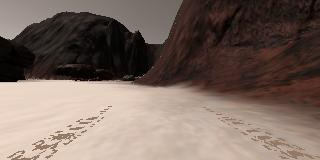
#> input picture warp_perspect/angle-example.jpg, 320 x 160 px
$ python warp_perspect.py   (older library calls are emulated)
#> lines starting #> are read from the running program, lines starting #| are printed output that depends on the picture; after the words box and inside, x2 and y2 are one past the last pixel; in counts of white or black regions, pixels touching at a corner belong together
import matplotlib.pyplot as plt
import numpy as np
import cv2
import math
from matplotlib.patches import Arc
import glob
import pandas as pd


# Read in the sample image
image1 = cv2.imread('angle-example.jpg')
#> image1 is the input picture: shape (160, 320, 3); mean B, G, R 96.2, 104.9, 121.3
image = cv2.imread('angle-example.jpg')
path='IMG/*'
img_list=glob.glob(path)
idx=np.random.randint(0,len(img_list)-1)
#image = cv2.imread(image,cv2.IMREAD_GRAYSCALE)

# Rover yaw values will come as floats from 0 to 360
# Generate a random value in this range
rover_yaw = np.random.random(1)*360

# Generate a random rover position in world coords
# Position values will range from 20 to 180 to
# avoid the edges in a 200 x 200 pixel world
rover_xpos = np.random.random(1)*160 + 20
 #rover_ypos=190
rover_ypos = np.random.random(1)*160 + 20
 #rover_ypos=190

# Note: Since we've chosen random numbers for yaw and position,
# multiple run of the code will result in different outputs each time.


def perspect_transform(img, src, dst):
    M = cv2.getPerspectiveTransform(src, dst)
    warped = cv2.warpPerspective(img, M, (img.shape[1], img.shape[0]))
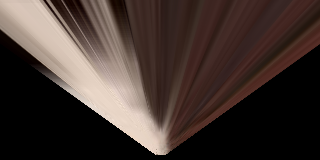
#> warped: shape (160, 320, 3); mean B, G, R 47.5, 52.5, 65.6
    return warped
'''
def color_thresh(warped,thresh,maxval):
    ret,thresh1 = cv2.threshold(warped,thresh,maxval,cv2.THRESH_BINARY)
    return thresh1
'''
def color_thresh(img, rgb_thresh=(160, 160, 160)):
    # Create an array of zeros same xy size as img, but single channel
#> called with rgb_thresh = (160, 160, 160)
    color_select = np.zeros_like(img[:,:,0])
    # Require that each pixel be above all three threshold values in RGB
    # above_thresh will now contain a boolean array with "True"
    # where threshold was met
    above_thresh = (img[:,:,0] > rgb_thresh[0]) \
                & (img[:,:,1] > rgb_thresh[1]) \
                & (img[:,:,2] > rgb_thresh[2])
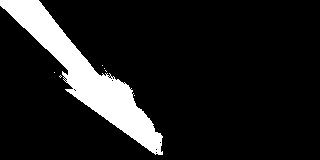
#> above_thresh: shape (160, 320) bool; 11.7% white; 7 white regions (6 under 20 px), largest, box (x1, y1, x2, y2) and area: (0, 0, 163, 155) 5976
    # Index the array of zeros with the boolean array and set to 1
    color_select[above_thresh] = 1
    # Return the binary image
    return color_select

def rover_cord(binaryimage):
    ypos, xpos = binaryimage.nonzero()
#> ypos = 5986 values from 0 to 154; xpos = 5986 values, max 162 at index 5652, min 0 at index 0, mean 86.14
    x_pixel=abs(ypos-binaryimage.shape[0]).astype(np.float)
#> x_pixel = 5986 values, max 160 at index 0, min 6 at index 5980, mean 84.91
    y_pixel=(-xpos+binaryimage.shape[0]).astype(np.float)
#> y_pixel = 5986 values, max 160 at index 0, min -2 at index 5652, mean 73.86
    return x_pixel,y_pixel


# Define a function to apply a rotation to pixel positions
def rotate_pix(xpix, ypix, yaw):
    # TODO:
    # Convert yaw to radians
    yaw_rad=yaw*math.pi/180
    # Apply a rotation
    x_trans=math.cos(yaw_rad)*xpix-math.sin(yaw_rad)*ypix
    y_trans=math.sin(yaw_rad)*xpix+math.cos(yaw_rad)*ypix
    # Return the result
    return x_trans,y_trans

# Define a function to perform a translation
def translate_pix(xpix_rot, ypix_rot, xpos, ypos, scale):
    # TODO:
    # Apply a scaling and a translation
    x_rot=xpix_rot/scale+xpos
    y_rot=ypix_rot/scale+ypos
    # Return the result
    return x_rot,y_rot

def pix_to_world(xpix, ypix, xpos, ypos, yaw, world_size, scale):
    # Apply rotation
    xpix_rot, ypix_rot = rotate_pix(xpix, ypix, yaw)
    # Apply translation
    xpix_tran, ypix_tran = translate_pix(xpix_rot, ypix_rot, xpos, ypos, scale)
    # Clip to world_size
    x_pix_world = np.clip(np.int_(xpix_tran), 0, world_size - 1)
    y_pix_world = np.clip(np.int_(ypix_tran), 0, world_size - 1)
    # Return the result
    return x_pix_world, y_pix_world

def to_polar_coords(xpix, ypix):
    distance=math.sqrt(xpix**2+ypix**2)
    angle=math.atan2(ypix,xpix)
    return distance, angle

source = np.float32([[14, 140], [301 ,140],[200, 96], [118, 96]])
destination = np.float32([[ 155 , 154],
                         [ 165 , 154],
                         [ 165 , 144],
                         [ 155 , 144]]
)


world_map=np.zeros([200,200])
warped = perspect_transform(image, source, destination)
thresh1 = color_thresh(warped,rgb_thresh=(160, 160, 160))
x_pixel,y_pixel=rover_cord(thresh1)
y=np.mean(y_pixel)
#> y = 73.86
x=np.mean(x_pixel)
#> x = 84.91
alpha=math.atan2(y,x)
#> alpha = 0.716
#Display the direction angle of the robot
arrow_length ,angle = to_polar_coords(x,y)
#> in to_polar_coords, `distance=math.sqrt(xpix**2+ypix**2)`: distance = 112.5
#> in to_polar_coords, `angle=math.atan2(ypix,xpix)`: angle = 0.716
#> arrow_length = 112.5; angle = 0.716
#steering =np.clip(angle,-math.pi/4,math.pi/4)
angle_degree=angle*180/math.pi
#> angle_degree = 41.02
xmap,ymap=pix_to_world(x_pixel,y_pixel, rover_xpos, rover_ypos, rover_yaw, world_map.shape[0], 10)
#> in rotate_pix, `x_trans=math.cos(yaw_rad)*xpix-math.sin(yaw_rad)*ypix`: x_trans = 5986 values, max -2.25 at index 5980, min -66.34 at index 38, mean -30.18
#> in rotate_pix, `y_trans=math.sin(yaw_rad)*xpix+math.cos(yaw_rad)*ypix`: y_trans = 5986 values, max -1.64 at index 5985, min -221.7 at index 0, mean -108.4
#> in pix_to_world, `xpix_rot, ypix_rot = rotate_pix(xpix, ypix, yaw)`: xpix_rot has the same summary as x_trans in rotate_pix; ypix_rot has the same summary as y_trans in rotate_pix
#> in translate_pix, `x_rot=xpix_rot/scale+xpos`: x_rot = 5986 values, max 154.9 at index 5980, min 148.4 at index 38, mean 152.1
#> in translate_pix, `y_rot=ypix_rot/scale+ypos`: y_rot = 5986 values, max 157.1 at index 5985, min 135.1 at index 0, mean 146.4
#> in pix_to_world, `xpix_tran, ypix_tran = translate_pix(xpix_rot, ypix_rot, xpos, ypos, s..`: xpix_tran has the same summary as x_rot in translate_pix; ypix_tran has the same summary as y_rot in translate_pix
#> in pix_to_world, `x_pix_world = np.clip(np.int_(xpix_tran), 0, world_size - 1)`: x_pix_world = 5986 values, max 154 at index 3381, min 148 at index 28, mean 151.6
#> in pix_to_world, `y_pix_world = np.clip(np.int_(ypix_tran), 0, world_size - 1)`: y_pix_world = 5986 values, max 157 at index 5979, min 135 at index 0, mean 145.9
#> xmap has the same summary as x_pix_world in pix_to_world; ymap has the same summary as y_pix_world in pix_to_world


# Draw Source and destination points on images (in blue) before plotting
cv2.polylines(image, np.int32([source]), True, (0, 0, 255), 3)
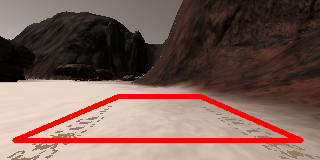
#> image: shape (160, 320, 3); 5.72% of pixels changed, all inside (x1, y1, x2, y2) = (12, 94, 304, 143)
cv2.polylines(warped, np.int32([destination]), True, (0, 0, 255), 3)
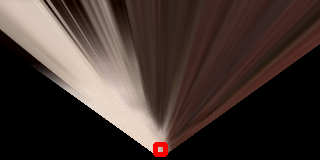
#> warped: shape (160, 320, 3); 0.37% of pixels changed, all inside (x1, y1, x2, y2) = (153, 142, 168, 157)
# Display the original image and binary
f, ((ax1, ax2), (ax3, ax4)) = plt.subplots(2, 2, figsize=(24, 6), sharey=False)
f.tight_layout()
ax1.imshow(image)
ax1.set_title('Original Image', fontsize=40)

ax2.imshow(warped, cmap='gray')
ax2.set_title('Result', fontsize=40)

ax3.imshow(thresh1, cmap='gray')
ax3.set_title('map', fontsize=40)

#Display rover_cordinates
ax4.plot(x_pixel,y_pixel,'.')
ax4.set_title('map', fontsize=40)
ax4.set_xlim(0, 160)
ax4.set_ylim(-160, 160)

#Display the direction angle of the robot
arrow_length ,angle = to_polar_coords(x,y)
steering =np.clip(angle,-math.pi/4,math.pi/4)
#> steering = 0.716
angle_degree=angle*180/math.pi
#print arrow_length
#print angle_degree
ax4.arrow(0, 0, x, y, color='red', zorder=2, head_width=10, width=2)
ax4.arrow(0, 0, x, 0, color='red', zorder=2, head_width=10, width=2)


# Display map to world
fig = plt.figure(figsize=(24, 6))
plt.title('Map to World')
plt.xlim(0, 200)
plt.ylim(0, 200)
xmap,ymap=pix_to_world(x_pixel,y_pixel, rover_xpos, rover_ypos, rover_yaw, world_map.shape[0], 10)
plt.imshow(world_map,cmap='gray')
plt.plot(xmap,ymap,'.',color='w')


plt.subplots_adjust(left=0., right=1, top=0.9, bottom=0.5)
plt.show() # Uncomment if running on your local machine
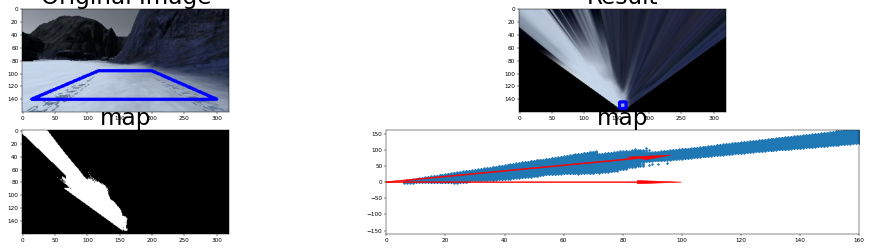
#> figure drawn by matplotlib, 4 panels; B, G, R data is drawn as R, G, B
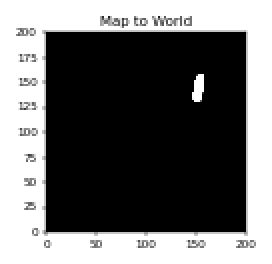
#> figure drawn by matplotlib, 1 panel
